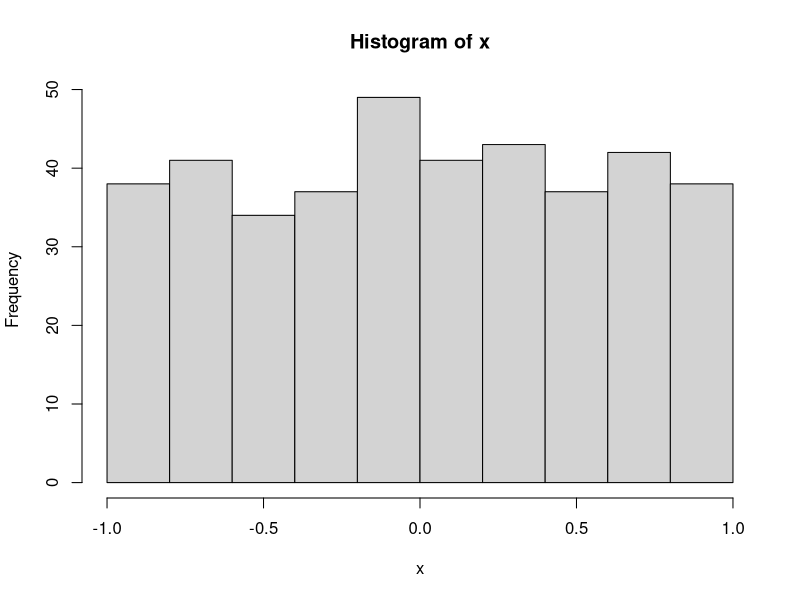
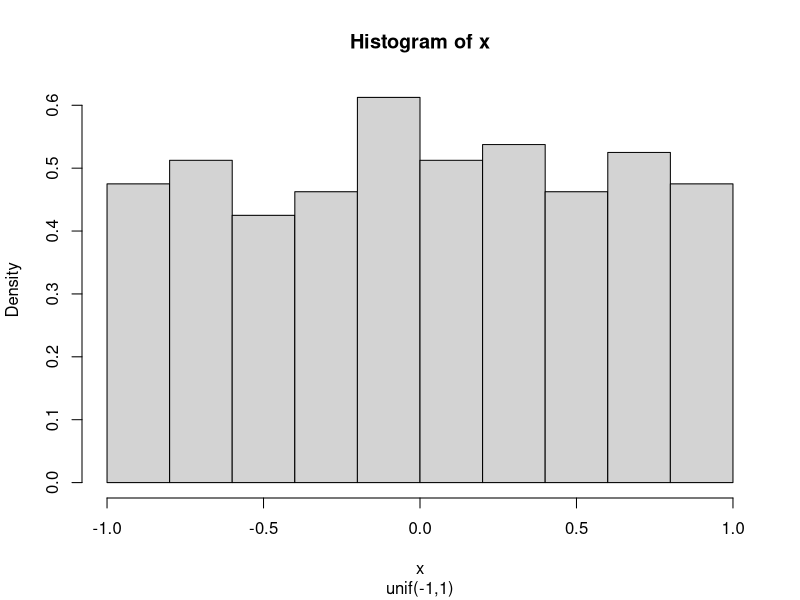
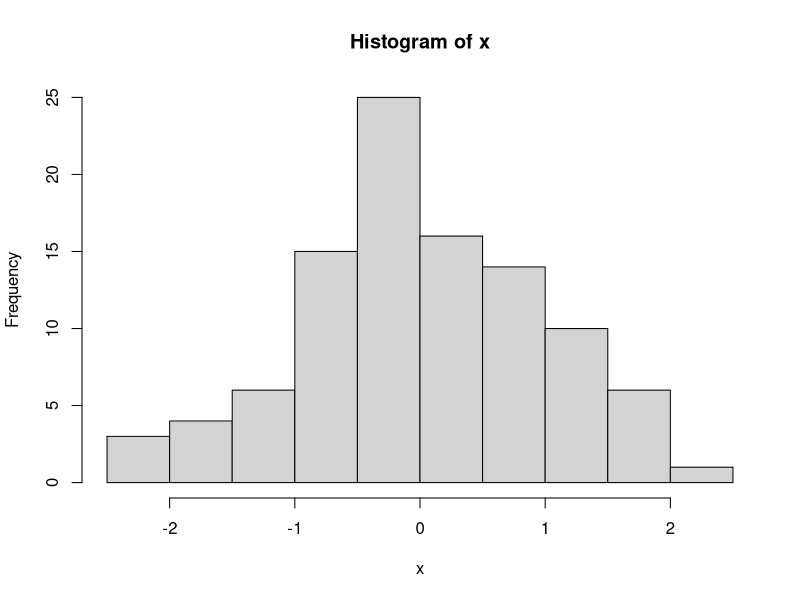
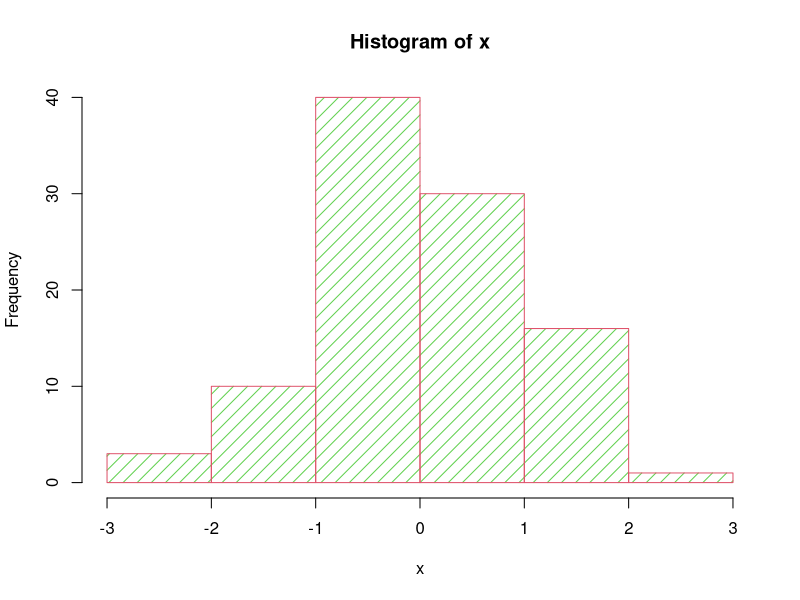
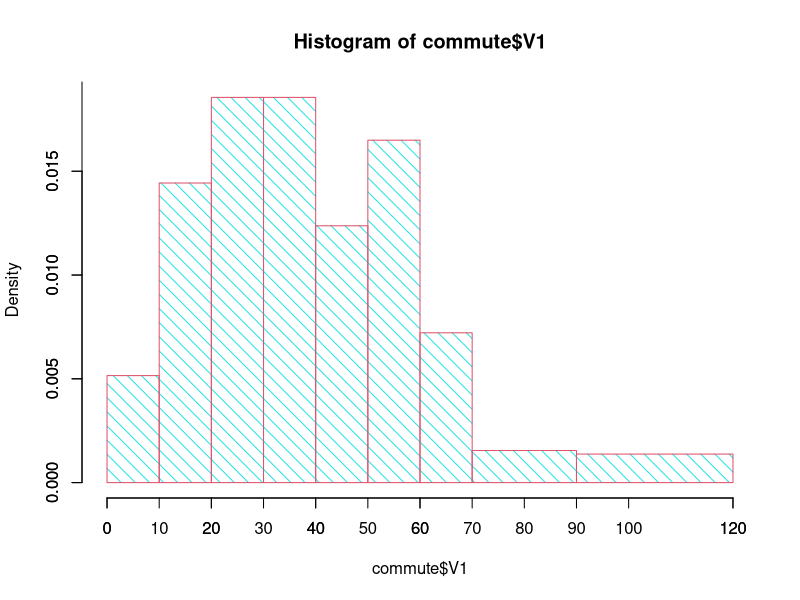
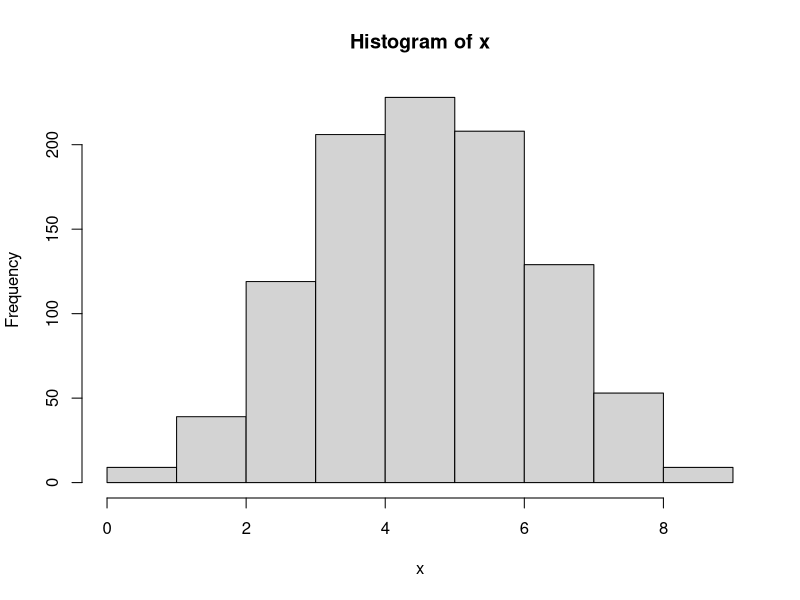

Here is the R script that generated these plots, in order: (Note: this script raises an error after producing the figures.)
#임의 수 생성
x <- runif(400, -1, 1)
  # U(-1,1)에서 난수 400개 생성
  # help(hist)
hist(x)
hist(x, prob=TRUE, main="Histogram of x", sub="unif(-1,1)")
  # prob=TRUE: 상대도수 히스토그램
  # 상대도수 = density * 계급크기 <=> density = 상대도수 / 계급크기
hist(x, plot=F)
  # plot=FALSE: 히스토그램 말고 자료 리스트를 출력
x <- rnorm(100)
hist(x)
hist(x, density=10, angle=45, col=3, border=10, breaks=seq(-3,3,1))
  # breaks: 계급 구간, 계급의 경계
  # angle: 막대 내의 빗금의 각도  
  # col: 막대 내부 색
  # density: 막대 내부 빗금의 밀도

#자료불러와서 히스토그램 출력하기
commute <- read.table("commute.csv", header=FALSE)
str(commute$V1)
hist(commute$V1, col=5, prob=TRUE, breaks=c(seq(0,70,10),90,120), angle=135, density=10, border=10)
axis(1, at=c(seq(0,70,10),90,120))
axis(2, at=seq(0,0.020,0.005))
  # breaks=c(seq(0,70,10),90,120):
  # 0부터 70까지는 10간격으로, 이후 70~90간격, 90~120간격
  # c: combine
  # help(axis)

#특정 분포에서 난수생성
x <- rbinom(1000,10,0.5)
  # B(10,0.5)에서 난수 1000개
table(x)
h=hist(x, plot=F)
h
sum(h$counts)
hist(x)
hist(x, breaks=c(0, h$breaks), include.lowest=F)
  # breaks=c(0, h$breaks): 0~1 계급추가
  # include.lowest=F: 0< <=1, 1< <=2, 2< <=3, ...

x <- rpois(1000,5)
  #poisson(5)에서 난수 1000개
hist(x, breaks = c(-1, seq(0,8,1),9,13), xlim=c(-1,14), freq=F)
axis(1, at=c(-1, seq(0,8,1),9,13,14))
  #상대도수 히스토그램 
hist(x, breaks=c(-1, seq(0,13,1)), freq=T)